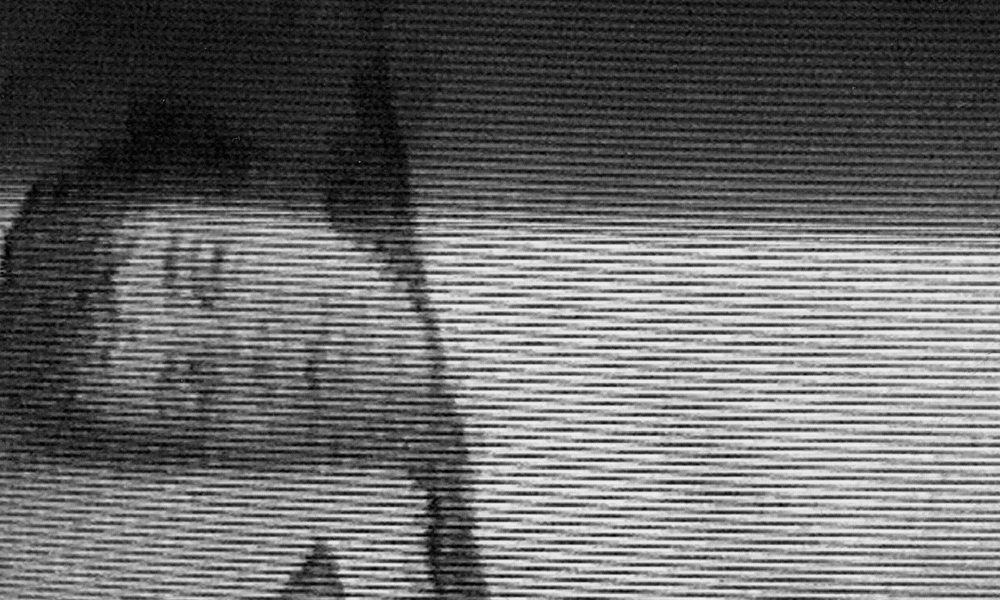
#> input picture assignment3/image3.png, 1000 x 600 px, shrunk from 1600 x 960 before the run
$ python s1091402_hw3.py
#> lines starting #> are read from the running program, lines starting #| are printed output that depends on the picture
import cv2
import numpy as np

img = cv2.imread('image3.png', cv2.IMREAD_GRAYSCALE)
#> img is the input picture: shape (600, 1000); min 0, max 243, mean 104.6

P = cv2.getOptimalDFTSize(img.shape[0])
#> P = 600
Q = cv2.getOptimalDFTSize(img.shape[1])
#> Q = 1000

# padding
padded_img = cv2.copyMakeBorder(img, 0, P - img.shape[0], 0, Q - img.shape[1], cv2.BORDER_CONSTANT, value=0)
padded_img = padded_img.astype(np.float32)

# center image
for i in range(img.shape[0]):
    for j in range(img.shape[1]):
            padded_img[i][j] *= (-1)**(i+j)
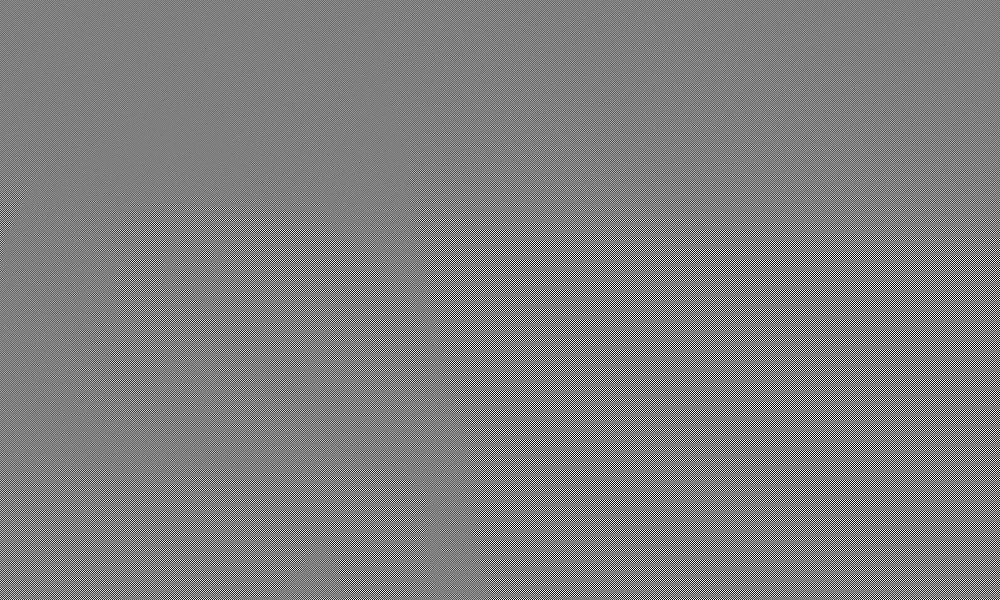
#> padded_img: shape (600, 1000) float32; min -243, max 243, mean 0; drawn with min black and max white

# compute DFT
DFT = cv2.dft(padded_img, flags=cv2.DFT_COMPLEX_OUTPUT)
planes = cv2.split(DFT)

# compute spectrum
S = 20 * np.log(cv2.magnitude(planes[0], planes[1]))
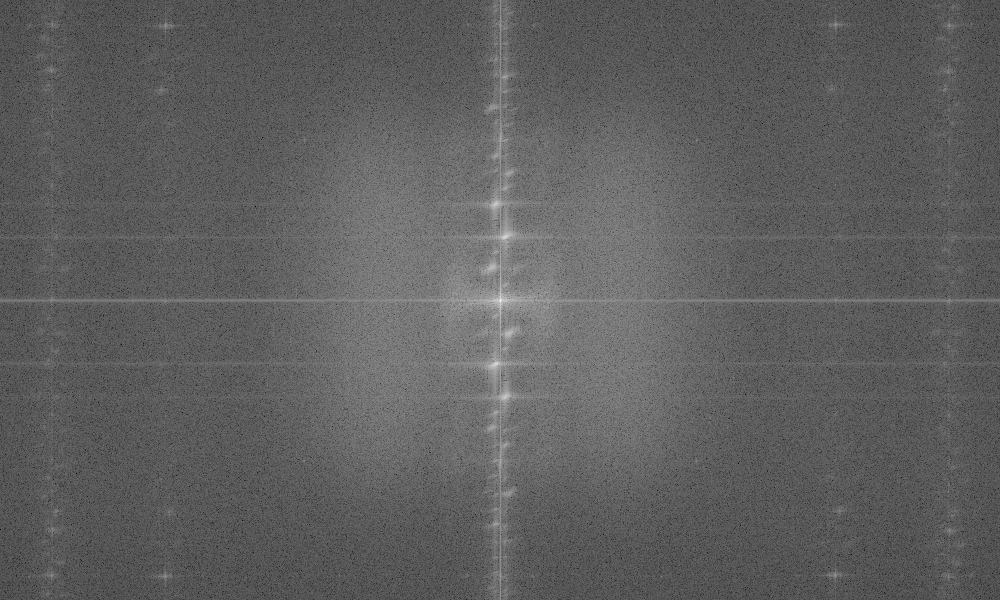
#> S: shape (600, 1000) float32; min 43.67, max 359.1, mean 161.7; drawn with min black and max white
# normalize the output image to [0, 255]
S = cv2.normalize(S, None, 0, 255, cv2.NORM_MINMAX).astype(np.uint8)

# compute phase spectrum
phase = cv2.phase(planes[0], planes[1], angleInDegrees=True)
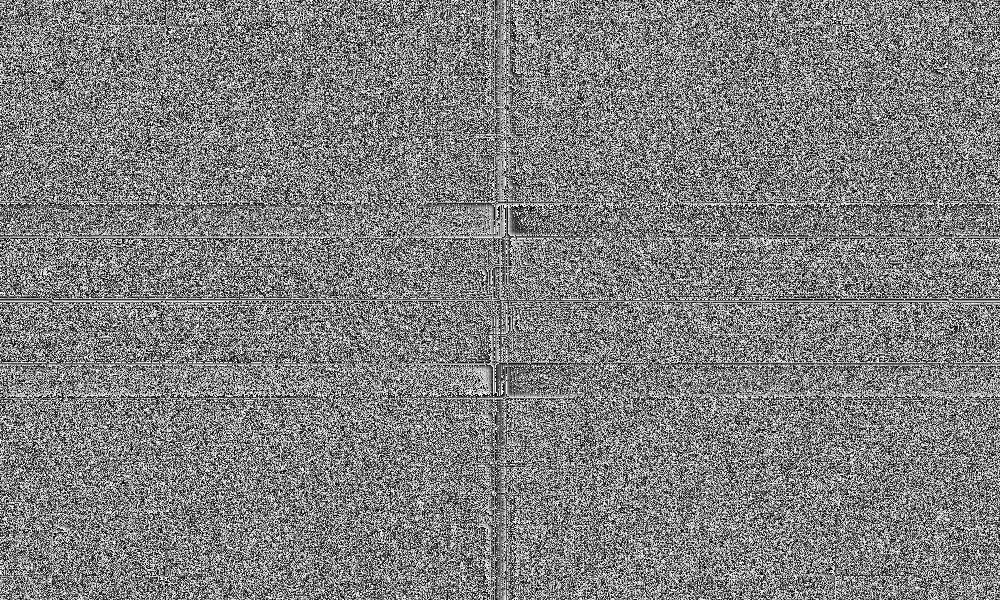
#> phase: shape (600, 1000) float32; min 1.68e-07, max 360, mean 180; drawn with min black and max white
phase = cv2.normalize(phase, None, 0, 255, cv2.NORM_MINMAX).astype(np.uint8)

# compute inverse DFT
idft = cv2.idft(DFT)
idft = cv2.magnitude(idft[:, :, 0], idft[:, :, 1])
idft = cv2.normalize(idft, None, 0, 255, cv2.NORM_MINMAX).astype(np.uint8)

cv2.imshow('Spectrum', S)
cv2.imshow('phase', phase)
cv2.imshow('IDFT', idft)
cv2.waitKey(0)
cv2.destroyAllWindows()
